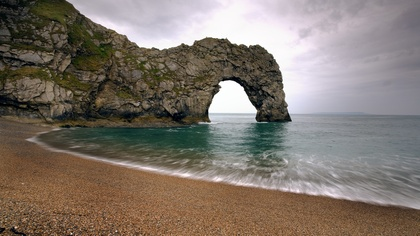
%> input picture 10.jpg, 420 x 236 px, shrunk from 1920 x 1080 before the run
$ octave Log_Transformation.m   (GNU Octave 9; MATLAB toolbox functions it lacks are replaced by stand-ins)
%> lines starting %> are read from the running program, lines starting %| are printed output that depends on the picture
clc;    clear all;  close all;
image = imread('10.jpg');
%> image is the input picture: size 236x420x3 uint8; mean R, G, B 127.3, 117.1, 107.6
imshow(image);
fprintf('Original Image.\nProgram Paused! Press Enter to Continue...\n');
pause;
image = rgb2gray(image);
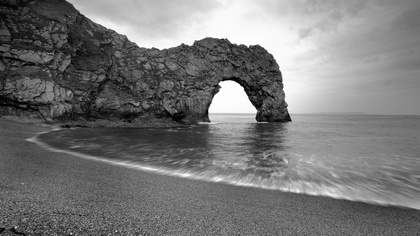
%> image: size 236x420 uint8; min 0, max 255, mean 119.1
imshow(image);
fprintf('Image after converting to Gray Scale.\nProgram Paused! Press Enter to Continue...\n');
pause;
image  = double(image);
%> image: size 236x420 double
[rows, columns] = size(image);
%> rows = 236; columns = 420
c = input('Enter the value of c:\n');
%> the answer given: 3
modifiedImage = ones(rows, columns);
for i = 1:1:rows
    for j = 1:1:columns
        modifiedImage(i,j) = c*log(1 + image(i,j));
    end
end
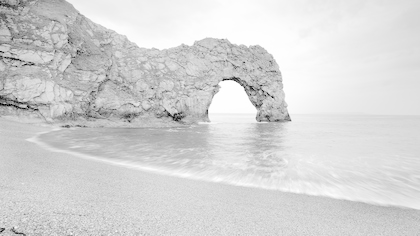
%> modifiedImage: size 236x420 double; min 0, max 16.64, mean 13.93; drawn with min black and max white
modifiedImage = modifiedImage - min(min(modifiedImage));
modifiedImage = (255*modifiedImage)/max(max(modifiedImage));
modifiedImage = uint8(modifiedImage);
%> modifiedImage: size 236x420 uint8
imshow(modifiedImage);
fprintf('Image after Log Transformation.\nProgram Paused! Press Enter to Continue...\n');
pause;
imwrite(modifiedImage, 'D:\Pattern Recognition\My Material\Matlab Codes\Log_Transformed_Image.jpg');
fprintf('Image saved as Log_Transformed_Image.jpg\n');
